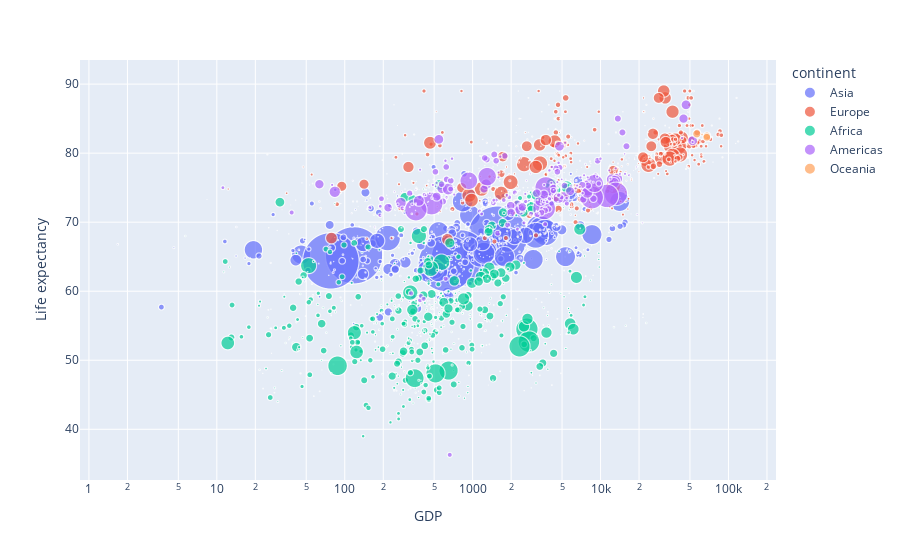

Notebook code for this chart:
### Code cell
fig

### Figure 1 — Plotly figure (JSON) as saved in the notebook; plotly's stock layout.template omitted (floating-point values rounded to 4 significant figures; data arrays with more than 128 entries replaced by an {"elided": "..."} marker saying what was removed)
{"data": [{"hovertemplate": "<b>%{hovertext}</b><br><br>continent=Asia<br>GDP=%{x}<br>Life expectancy=%{y}<br>Population=%{marker.size}<extra></extra>", "hovertext": {"elided": "483 str values"}, "legendgroup": "Asia", "marker": {"color": "#636efa", "size": {"elided": "483 int values"}, "sizemode": "area", "sizeref": 359400.0, "symbol": "circle"}, "mode": "markers", "name": "Asia", "showlegend": true, "type": "scattergl", "x": {"elided": "483 float values"}, "xaxis": "x", "y": {"elided": "483 float values"}, "yaxis": "y"}, {"hovertemplate": "<b>%{hovertext}</b><br><br>continent=Europe<br>GDP=%{x}<br>Life expectancy=%{y}<br>Population=%{marker.size}<extra></extra>", "hovertext": {"elided": "592 str values"}, "legendgroup": "Europe", "marker": {"color": "#EF553B", "size": {"elided": "592 int values"}, "sizemode": "area", "sizeref": 359400.0, "symbol": "circle"}, "mode": "markers", "name": "Europe", "showlegend": true, "type": "scattergl", "x": {"elided": "592 float values"}, "xaxis": "x", "y": {"elided": "592 float values"}, "yaxis": "y"}, {"hovertemplate": "<b>%{hovertext}</b><br><br>continent=Africa<br>GDP=%{x}<br>Life expectancy=%{y}<br>Population=%{marker.size}<extra></extra>", "hovertext": {"elided": "707 str values"}, "legendgroup": "Africa", "marker": {"color": "#00cc96", "size": {"elided": "707 float values"}, "sizemode": "area", "sizeref": 359400.0, "symbol": "circle"}, "mode": "markers", "name": "Africa", "showlegend": true, "type": "scattergl", "x": {"elided": "707 float values"}, "xaxis": "x", "y": {"elided": "707 float values"}, "yaxis": "y"}, {"hovertemplate": "<b>%{hovertext}</b><br><br>continent=Americas<br>GDP=%{x}<br>Life expectancy=%{y}<br>Population=%{marker.size}<extra></extra>", "hovertext": {"elided": "368 str values"}, "legendgroup": "Americas", "marker": {"color": "#ab63fa", "size": {"elided": "368 int values"}, "sizemode": "area", "sizeref": 359400.0, "symbol": "circle"}, "mode": "markers", "name": "Americas", "showlegend": true, "type": "scattergl", "x": {"elided": "368 float values"}, "xaxis": "x", "y": {"elided": "368 float values"}, "yaxis": "y"}, {"hovertemplate": "<b>%{hovertext}</b><br><br>continent=Oceania<br>GDP=%{x}<br>Life expectancy=%{y}<br>Population=%{marker.size}<extra></extra>", "hovertext": ["Australia", "Australia", "Australia", "Australia", "Australia", "Australia", "Australia", "Australia", "Australia", "Australia", "Australia", "Australia", "Australia", "Australia", "Australia", "Australia", "Fiji", "Fiji", "Fiji", "Fiji", "Fiji", "Fiji", "Fiji", "Fiji", "Fiji", "Fiji", "Fiji", "Fiji", "Fiji", "Fiji", "Fiji", "Fiji", "Kiribati", "Kiribati", "Kiribati", "Kiribati", "Kiribati", "Kiribati", "Kiribati", "Kiribati", "Kiribati", "Kiribati", "Kiribati", "Kiribati", "Kiribati", "Kiribati", "Kiribati", "Kiribati", "Samoa", "Samoa", "Samoa", "Samoa", "Samoa", "Samoa", "Samoa", "Samoa", "Samoa", "Samoa", "Samoa", "Samoa", "Samoa", "Samoa", "Samoa", "Samoa", "Solomon Islands", "Solomon Islands", "Solomon Islands", "Solomon Islands", "Solomon Islands", "Solomon Islands", "Solomon Islands", "Solomon Islands", "Solomon Islands", "Solomon Islands", "Solomon Islands", "Solomon Islands", "Solomon Islands", "Solomon Islands", "Solomon Islands", "Solomon Islands", "Tonga", "Tonga", "Tonga", "Tonga", "Tonga", "Tonga", "Tonga", "Tonga", "Tonga", "Tonga", "Tonga", "Tonga", "Tonga", "Tonga", "Tonga", "Tonga", "Vanuatu", "Vanuatu", "Vanuatu", "Vanuatu", "Vanuatu", "Vanuatu", "Vanuatu", "Vanuatu", "Vanuatu", "Vanuatu", "Vanuatu", "Vanuatu", "Vanuatu", "Vanuatu", "Vanuatu", "Vanuatu"], "legendgroup": "Oceania", "marker": {"color": "#FFA15A", "size": [23789338, 2346694, 23117353, 22728254, 223424, 223175, 216917, 212492, 28276, 26979, 23948, 21274, 198954, 196514, 19413, 19153, 892149, 88586, 879715, 873596, 86786, 85995, 851967, 84334, 834812, 827411, 821817, 818354, 816628, 815691, 814218, 811223, 11247, 11458, 18535, 16613, 14656, 12652, 1568, 9844, 96311, 9426, 92325, 9542, 88895, 87343, 85858, 8446, 193759, 19229, 19757, 189194, 187665, 18625, 184826, 183526, 182286, 18194, 179929, 178781, 177662, 176582, 175566, 17461, 587482, 57554, 563513, 551531, 539614, 52779, 51679, 54477, 49294, 481422, 469885, 458324, 446769, 435262, 423853, 41269, 16364, 15782, 15328, 14951, 14577, 14137, 1364, 135, 12357, 11689, 1141, 146, 99789, 99184, 98611, 9882, 26463, 25885, 253142, 247485, 241871, 236295, 23785, 22534, 219953, 214634, 2937, 24143, 198964, 193956, 18929, 18563], "sizemode": "area", "sizeref": 359400.0, "symbol": "circle"}, "mode": "markers", "name": "Oceania", "showlegend": true, "type": "scattergl", "x": [56550.0, 62210.0, 67790.0, 67680.0, 62250.0, 51870.0, 42740.0, 49660.0, 4992.0, 36120.0, 3417.0, 3472.0, 23470.0, 281.8, 19520.0, 2170.0, 4922.0, 546.4, 4764.0, 4547.0, 4353.0, 3652.0, 3369.0, 4178.0, 478.8, 3750.0, 3659.0, 3333.0, 2836.0, 2260.0, 238.9, 276.1, 1424.0, 1685.0, 1724.0, 1764.0, 1693.0, 1493.0, 1297.0, 1413.0, 1358.0, 1152.0, 1215.0, 113.6, 115.4, 826.6, 734.9, 796.8, 4149.0, 4179.0, 4220.0, 4235.0, 3943.0, 3453.0, 335.1, 359.8, 322.5, 288.0, 2571.0, 2351.0, 197.3, 1631.0, 1555.0, 154.7, 1922.0, 29.65, 188.5, 1859.0, 1643.0, 1272.0, 1158.0, 125.8, 146.9, 948.7, 88.87, 818.4, 744.8, 785.0, 944.8, 154.5, 493.8, 4192.0, 4267.0, 451.5, 445.2, 3548.0, 37.85, 3393.0, 2932.0, 2893.0, 2595.0, 2284.0, 229.7, 1842.0, 1838.0, 263.3, 285.8, 3148.0, 3167.0, 3159.0, 3276.0, 2966.0, 2643.0, 2698.0, 2393.0, 248.0, 1886.0, 1788.0, 158.5, 1354.0, 1363.0, 1470.0], "xaxis": "x", "y": [82.8, 82.7, 82.5, 82.3, 82, 81.9, 81.7, 81.3, 81.3, 81.2, 81, 86, 83, 79.9, 79.9, 79.5, 69.9, 69.7, 69.6, 69.4, 69.2, 69.1, 68.9, 68.7, 68.6, 68.5, 68.3, 68.1, 68, 67.9, 67.8, 67.7, 66.3, 66.1, 65.8, 65.7, 65.5, 65.3, 65.2, 65.1, 65, 65, 64.9, 64.8, 64.7, 64.6, 64.3, 64.1, 74, 73.8, 73.6, 73.2, 73, 72.6, 76, 72.5, 72.2, 72, 71.6, 71.4, 79, 76, 75, 72, 69.2, 68.8, 68.8, 68.7, 68.5, 68.3, 68.1, 68, 67.6, 67.6, 67.4, 67.1, 66.8, 66.5, 66.2, 65.8, 73.5, 73.3, 73.2, 73, 72.9, 72.8, 72.5, 72.6, 72.5, 72.4, 72.3, 72.2, 72, 71.9, 71.8, 71.6, 72, 71.7, 71.6, 71.4, 71.2, 71, 78, 75, 73, 71, 69.9, 69.6, 69.4, 69.3, 69.1, 69], "yaxis": "y"}], "layout": {"legend": {"itemsizing": "constant", "title": {"text": "continent"}, "tracegroupgap": 0}, "margin": {"t": 60}, "xaxis": {"anchor": "y", "domain": [0, 1], "title": {"text": "GDP"}, "type": "log"}, "yaxis": {"anchor": "x", "domain": [0, 1], "title": {"text": "Life expectancy"}}}}
